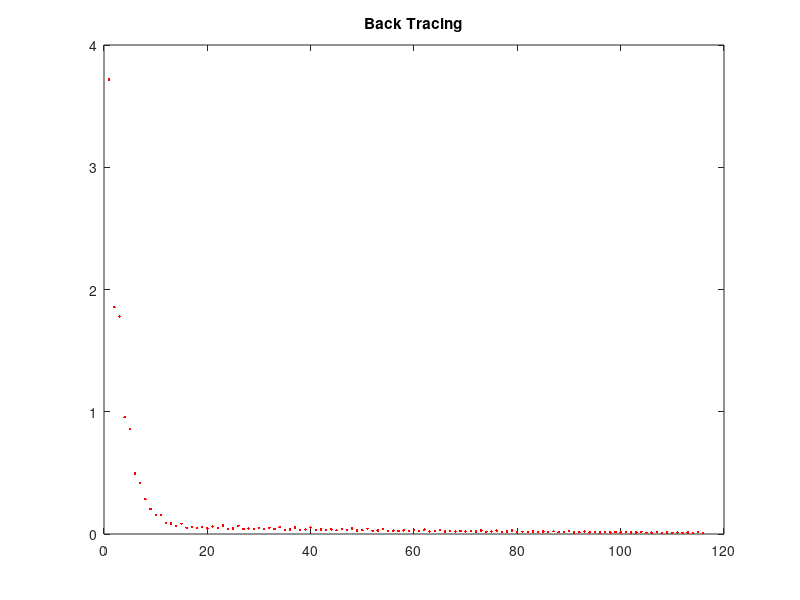

Here is the MATLAB script that generated this plot:
% minimize xTAx, x c R^5
% A = 5x5 Hilbert matrix
% initial vector x0 = (1,2,3,4,5)
% code for exact line, constant stepsize, backtracking
%       constant step size t = 0.1
%       back tracking parameters a = 0.5, b = 0.5, s = 1
% norm of gradient of f(x) <= 10^-2
A = hilb(5);
x0 = [1;2;3;4;5];
t = 0.1;
epsilon = 10^-2;
iter=0;
grad = 2*(A*x0);
a = 0.5;
b = 0.5;
s = 1;
norm(grad)
x=x0;
f = @(x) x'*A*x;
fun_val = f(x);
while(norm(grad)>epsilon)
%while (iter < 10)
   iter = iter+1
   t = s;
   while (fun_val-f(x-t*grad)<a*t*norm(grad)^2)
       t = b*t;
   end
   x = x-t*grad
   grad = 2*(A*x)
   norm(grad)
   fun_val = f(x);
   fprintf('iter_number = %3d norm_grad = %2.6f fun_val = %2.6f\n',iter,norm(grad),fun_val)
   plot(iter,norm(grad),'r.--')
   title('Back Tracing')
   hold on
 end
% Solved with 116 iterations w norm(grad) = 0.008794
% x = [0.0502;-0.0024;-0.4181;-0.1140;0.6040]
% grad = [0.0037;-0.0048;-0.0005;0.0032;0.0055]
% fun_val = 0.001679